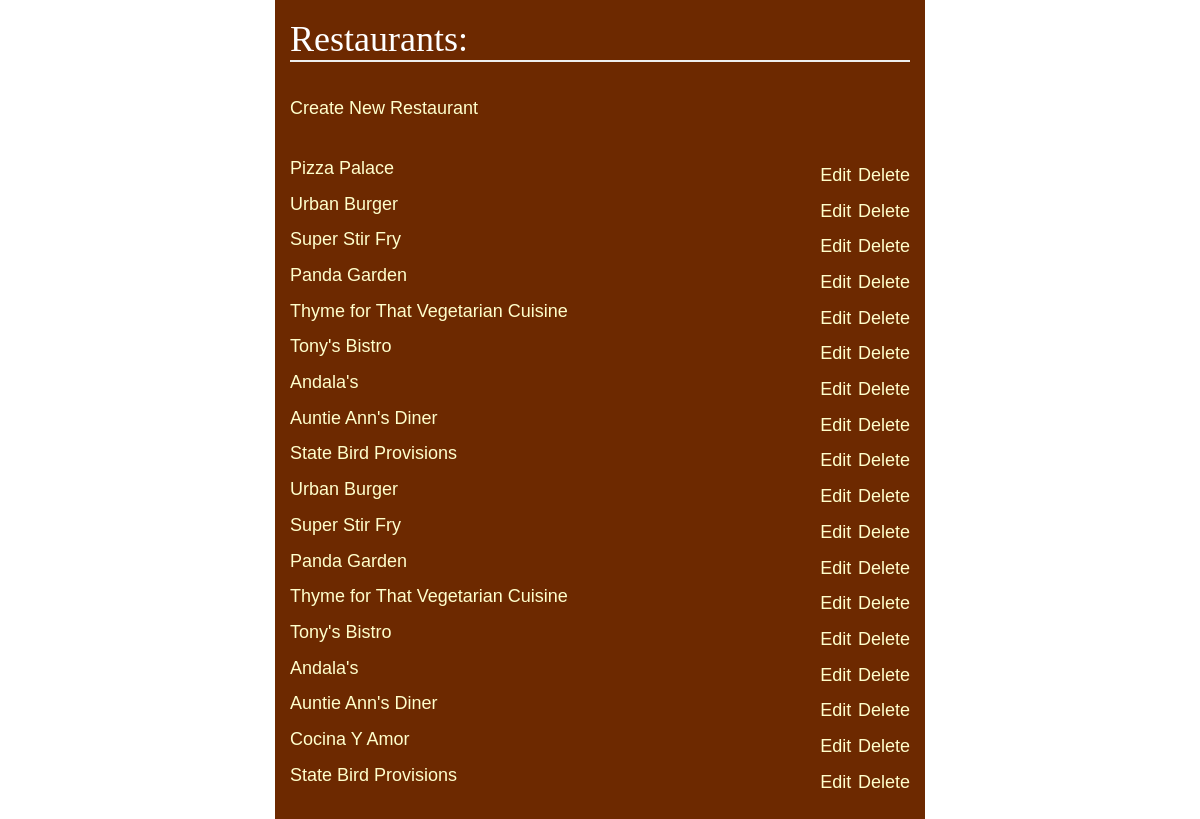
/restaurants/, run on an earlier commit of the app's database.
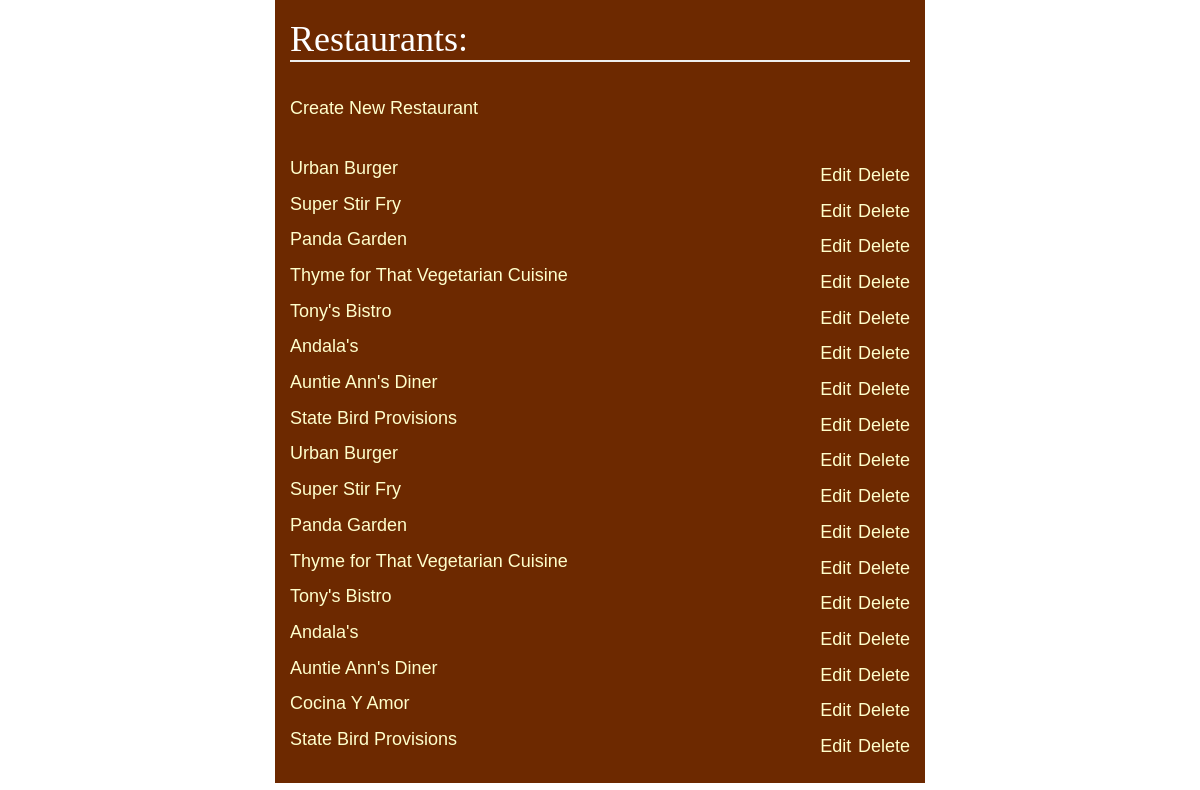
And on a later commit of the database.
### database_setup.py (models this page shows, shortened)
class Restaurant(Base):
    __tablename__ = 'restaurant'
    name = Column(String(80), nullable = False)
    id = Column(Integer, primary_key = True)

### project.py (the view)
@app.route('/')
@app.route('/restaurants/')
def restaurants():
    restaurants = session.query(Restaurant).all()
    return render_template('restaurants.html', restaurants=restaurants)

### templates/restaurants.html (shortened to what this page needs)
<html>
    <head>
        <link rel=stylesheet type="text/css" href="/static/css/bootstrap.min.css">
        <link rel=stylesheet type="text/css" href="/static/css/styles.css">
    </head>
    <body>
        <div class="container">
            <div class="row">
                <div class="col-xs-12">
                    <h1>Restaurants:</h1>
                </div>
            </div>
            <div class="row">
                <div class="col-xs-12">
                    <a href={{url_for('newRestaurant')}}>Create New Restaurant</a>
                    <br>
                    <br>
                </div>
            </div>
            {% for restaurant in restaurants %}
                <div class="row">
                    <div class="col-xs-6">
                        <p><a href={{url_for('restaurantMenu', restaurant_id=restaurant.id)}}>{{restaurant.name}}</a></p>
                    </div>
                    <div class="col-xs-6 text-right">
                        <a href={{url_for('editRestaurant', restaurant_id=restaurant.id)}}>Edit</a>
                        <a href={{url_for('deleteRestaurant', restaurant_id=restaurant.id)}}>Delete</a>
                    </div>
                </div>
            {% endfor %}
        </div>
    </body>
</html>

### static/css/styles.css (style rules this page uses)
body { font-family: sans-serif; font-size: 24px; }
h1, h2, li { color: #ffffff; }
h1, h2 { font-family: 'georgia', serif; margin: 0; }
h1 { border-bottom: 2px solid #eee; }
p, dd, dt { color: #000000; }
a { text-decoration: none; color: #ffffcc; }
a, li { font-size: .75em; }
.container { background-color: #6d2900; padding-top: 20px; padding-bottom: 20px; }
@media screen and (min-width: 650px) { .container { width: 650px; margin-left: auto; margin-right: auto; } }

What changed in the data, as far as the page shows it:
removed Restaurant: name "Pizza Palace"
